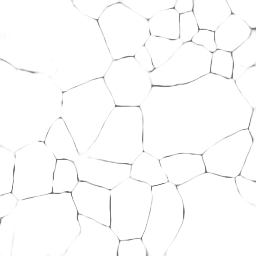
#> input picture data/membrane/test/0_predict.png, 256 x 256 px, found by its file name
$ python doublethresh.py
#> lines starting #> are read from the running program, lines starting #| are printed output that depends on the picture; after the words box and inside, x2 and y2 are one past the last pixel; in counts of white or black regions, pixels touching at a corner belong together
#> further down, img is the input picture: shape (256, 256); min 119, max 255, mean 252.3
from skimage import measure
import numpy as np

def double_thresh(conservative, liberal):
    '''
    Double Threshold

    This code takes two images of a grain boundary, one which only includes high
    certainty grain boundaries (called conservative) and another which includes more
    boundaries with lower certainty (called liberal). It combines them by adding to
    the conservative image boundaries in the liberal image which overlap with the
    conservative image
    '''
    output = np.copy(conservative)
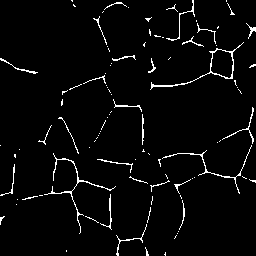
#> output: shape (256, 256) bool; 3.4% white in thin lines or dots

    lib_lab = measure.label(liberal)
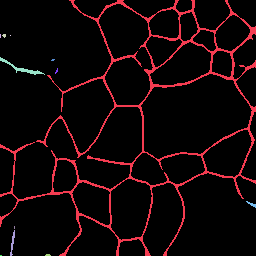
#> lib_lab: shape (256, 256) int32; 13 distinct labels, from 0 to 12; one colour per label, 0 black
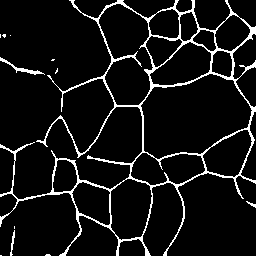
#> liberal: shape (256, 256) bool; 7.7% white in thin lines or dots
    overlap = np.unique(lib_lab[conservative])
#> overlap = [1, 5]

    for label in overlap:
        if label == 0:
            continue
        output[lib_lab == label] = 1
#> this loop made 2 passes
#> label on pass 2: 5
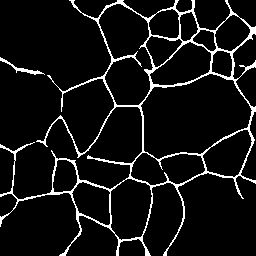
#> output: shape (256, 256) bool; 7.5% white in thin lines or dots

    return output

if __name__ == '__main__':
    from skimage import io

    img = io.imread('../data/test/0_predict.png')
    img_thresh = double_thresh(img < 230, img < 253)
    io.imshow(img < 253)
    io.show()
    io.imshow(img < 230)
    io.show()
    io.imshow(img_thresh)
    io.show()

$ run again, with data/membrane/test/10_predict.png copied over data/membrane/test/0_predict.png
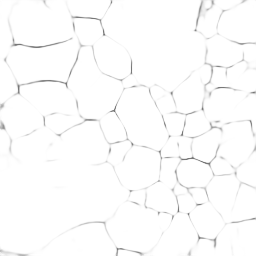
#> input picture data/membrane/test/10_predict.png, 256 x 256 px, found by its file name
#> img is the input picture: shape (256, 256); min 119, max 255, mean 252
#> in double_thresh, `output = np.copy(conservative)`:
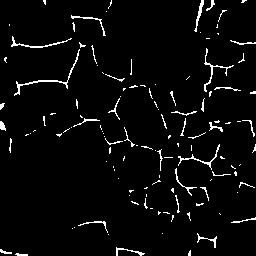
#> output: shape (256, 256) bool; 3.8% white in thin lines or dots
#> lib_lab: shape (256, 256) int32; 23 distinct labels, from 0 to 22
#> liberal: shape (256, 256) bool; 12.1% white; 22 white regions (11 under 20 px), largest, box (x1, y1, x2, y2) and area: (0, 0, 256, 256) 6892, (7, 0, 74, 50) 348, (0, 116, 21, 164) 228
#> overlap = [1, 2, 4, 10, 11, 12, 22]
#> the loop in double_thresh, `for label in overlap:` made 7 passes
#> label on passes 3 to 7: 4, 10, 11, 12, 22
#> after the loop in double_thresh, `for label in overlap:`:
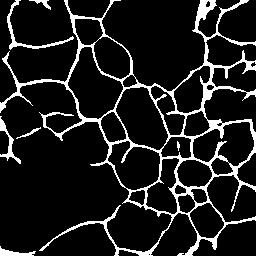
#> output: shape (256, 256) bool; 11.9% white; 7 white regions, largest, box (x1, y1, x2, y2) and area: (0, 0, 256, 256) 6892, (7, 0, 74, 50) 348, (0, 116, 21, 164) 228

$ run again, with data/membrane/test/11_predict.png copied over data/membrane/test/0_predict.png
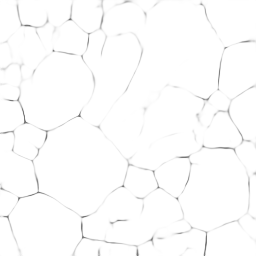
#> input picture data/membrane/test/11_predict.png, 256 x 256 px, found by its file name
#> img is the input picture: shape (256, 256); min 119, max 255, mean 252.6
#> in double_thresh, `output = np.copy(conservative)`:
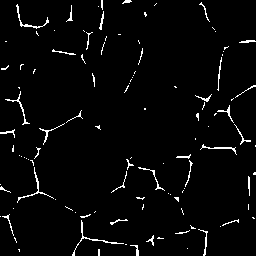
#> output: shape (256, 256) bool; 3% white in thin lines or dots
#> lib_lab: shape (256, 256) int32; 20 distinct labels, from 0 to 19
#> liberal: shape (256, 256) bool; 10.3% white; 19 white regions (8 under 20 px), largest, box (x1, y1, x2, y2) and area: (0, 0, 256, 256) 6115, (193, 0, 218, 36) 126, (0, 32, 15, 59) 92
#> overlap = [1, 2, 4, 5, 6, 8, 13, 14, 15]
#> the loop in double_thresh, `for label in overlap:` made 9 passes
#> label on passes 3 to 9: 4, 5, 6, 8, 13, 14, 15
#> after the loop in double_thresh, `for label in overlap:`:
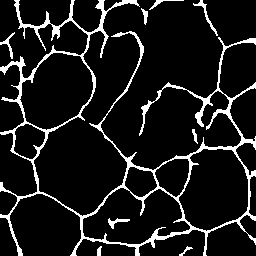
#> output: shape (256, 256) bool; 10.2% white; 9 white regions, largest, box (x1, y1, x2, y2) and area: (0, 0, 256, 256) 6115, (193, 0, 218, 36) 126, (0, 32, 15, 59) 92

$ run again, with data/membrane/test/12_predict.png copied over data/membrane/test/0_predict.png
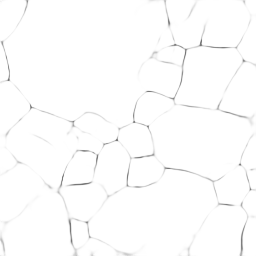
#> input picture data/membrane/test/12_predict.png, 256 x 256 px, found by its file name
#> img is the input picture: shape (256, 256); min 119, max 255, mean 252.9
#> in double_thresh, `output = np.copy(conservative)`:
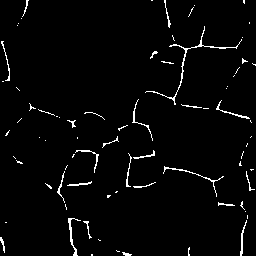
#> output: shape (256, 256) bool; 2.6% white in thin lines or dots
#> lib_lab: shape (256, 256) int32; 12 distinct labels, from 0 to 11
#> liberal: shape (256, 256) bool; 8.6% white; 11 white regions (5 under 20 px), largest, box (x1, y1, x2, y2) and area: (0, 0, 256, 256) 5135, (0, 195, 40, 256) 278, (184, 0, 202, 21) 81, (31, 134, 53, 146) 49, (89, 250, 96, 256) 33, (156, 35, 161, 46) 22
#> overlap = [2, 3, 5, 6, 9, 10]
#> the loop in double_thresh, `for label in overlap:` made 6 passes
#> label on passes 1 to 6: 2, 3, 5, 6, 9, 10
#> after the loop in double_thresh, `for label in overlap:`:
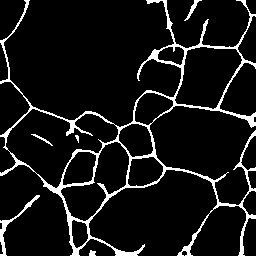
#> output: shape (256, 256) bool; 8.5% white; 6 white regions (1 under 20 px), largest, box (x1, y1, x2, y2) and area: (0, 0, 256, 256) 5135, (0, 195, 40, 256) 278, (184, 0, 202, 21) 81, (31, 134, 53, 146) 49, (89, 250, 96, 256) 33
